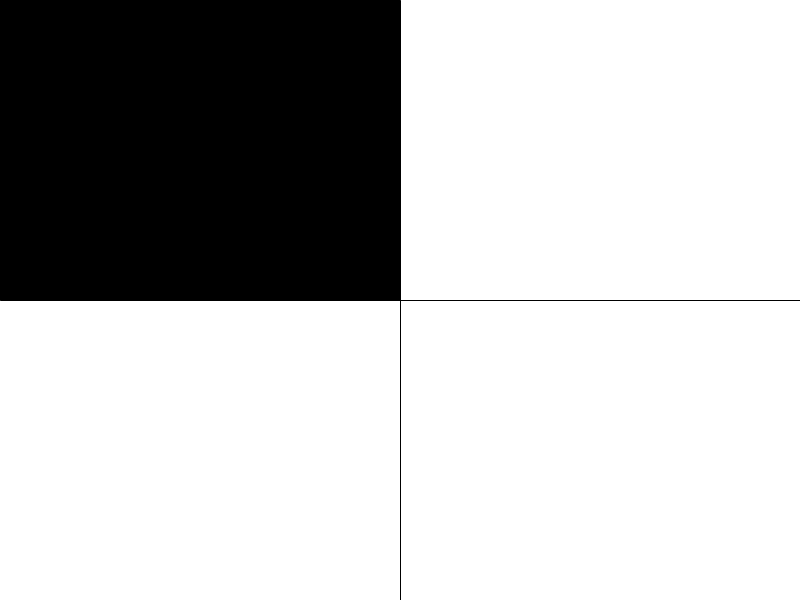
Frame 1 (no input)
Frame 60 (the mouse pressed at the canvas centre just before this capture): identical to frame 1, image omitted
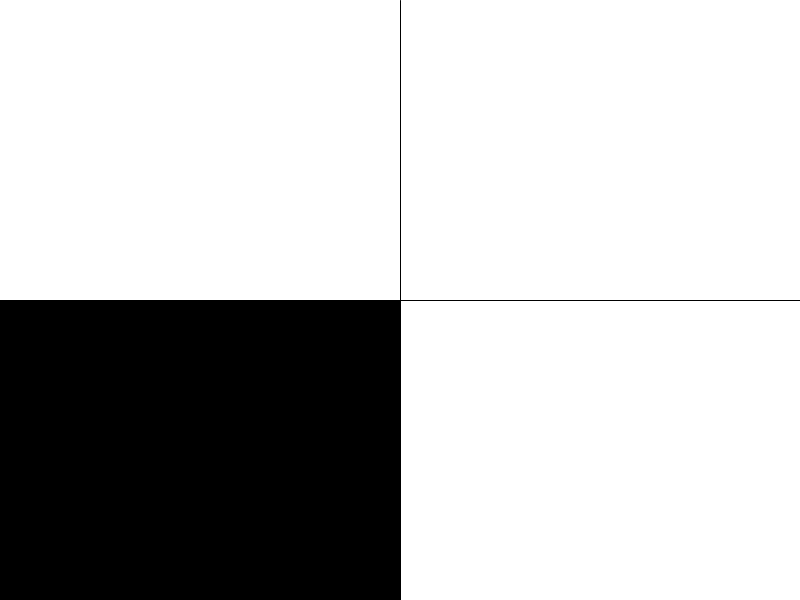
Frame 120 (the mouse held since frame 60 and released just before this capture)

The Processing sketch that drew these frames (run headless with seeded random() and noise(); from frame 60 on, the mouse is pressed at the canvas centre):

// Processing sketch: sketch_0005_01_rollovers
// ── sketch_0005_01_rollovers.pde
void setup() {
  size(800, 600);
}

void draw() {
  background(255);
  stroke(0);
  line(0, height/2, width, height/2);
  line(width/2, 0, width/2, height);
  
  noStroke();
  fill(0);
  
  if(mouseX < width/2 && mouseY < height/2) {
    rect(0, 0, width/2, height/2);
  } else if (mouseX > width/2 && mouseY < height/2) {
    rect(width/2, 0, width, height/2);
  } else if (mouseX > width/2 && mouseY > height/2) {
    rect(width/2, height/2, width, height);
  } else {
    rect(0, height/2, width/2, height);
  }
 }
